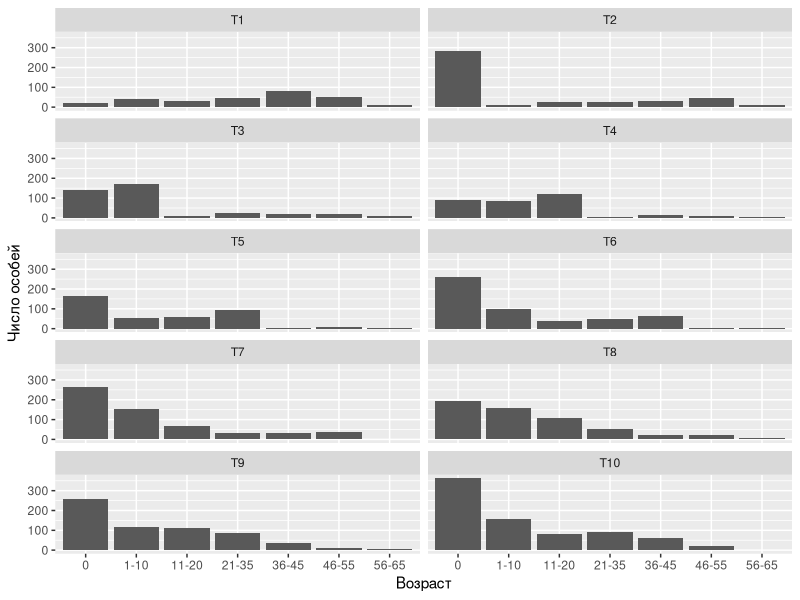
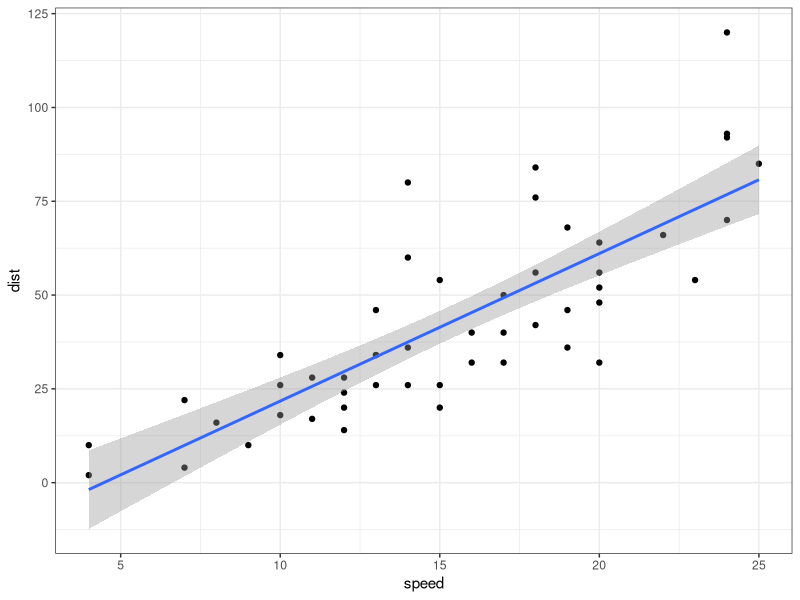
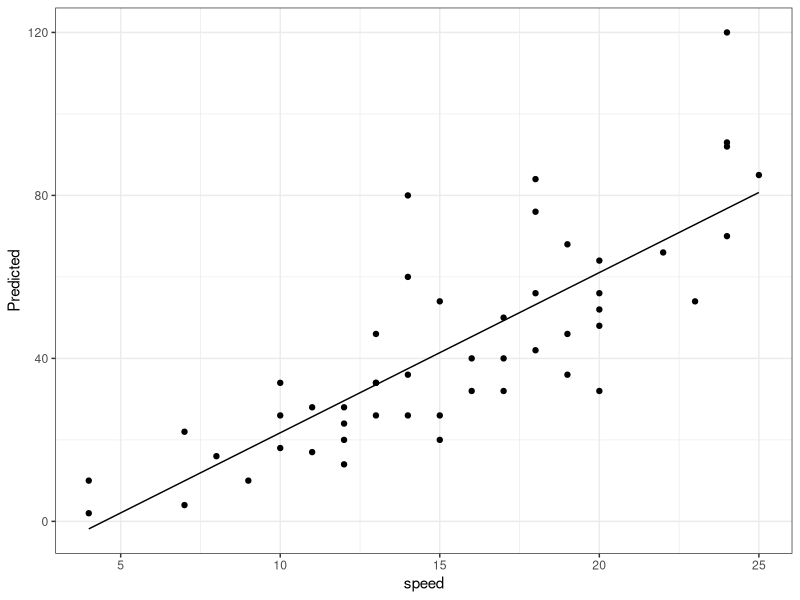
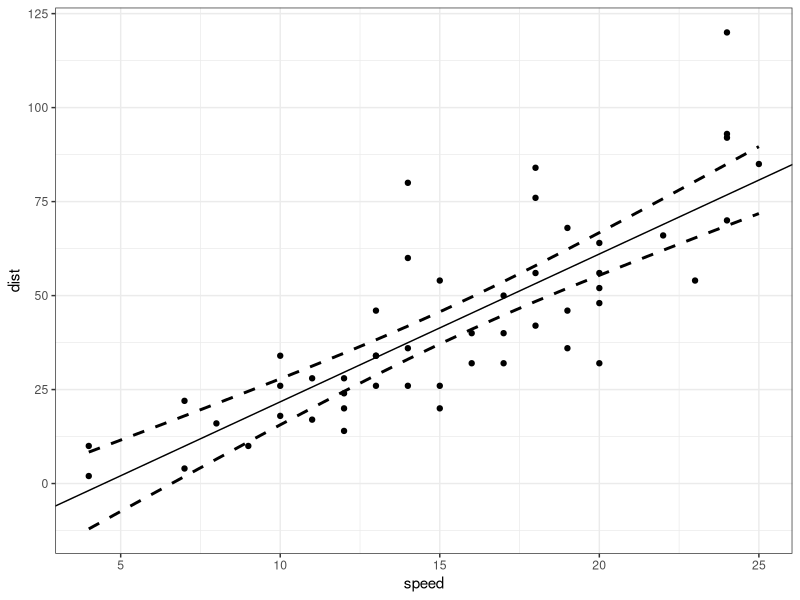
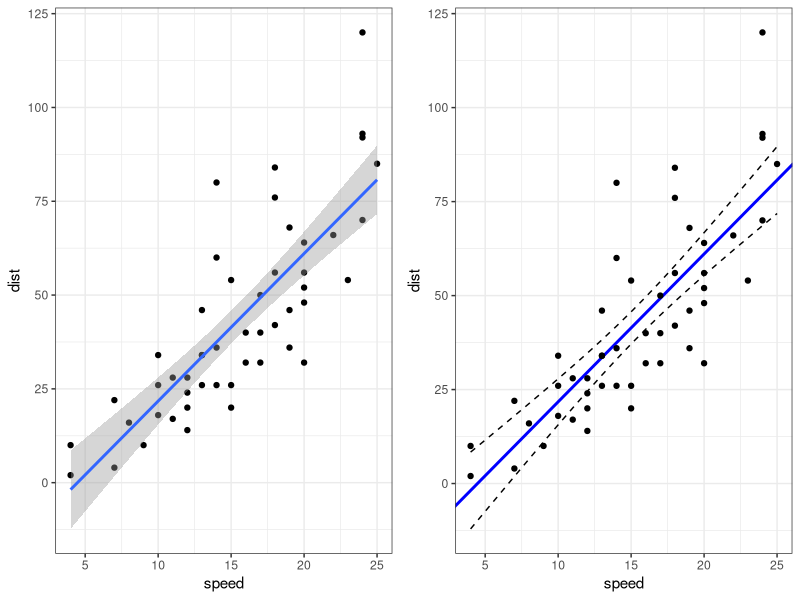

Reproduce these figures in R, in order.
## ---- chunk 1
# output options
options(width = 70, scipen = 6, digits = 3)
library(knitr)
# chunk default options
opts_chunk$set(fig.align='center', tidy = FALSE, fig.width = 7, fig.height = 3, warning = FALSE)
## ---- chunk 2
t1 <- c(100, 10, 5, 1)
t1
## ---- chunk 3
lesley <- matrix(c(c(0, 0, 10, 20), c(0.1, 0, 0, 0), c(0, 0.5, 0, 0), c(0, 0, 0.3, 0)), nrow = 4, byrow = T)

lesley
## ---- chunk 4
lesley %*% t1
## ---- chunk 5
matrix(1:12, ncol = 3, byrow = TRUE)
## ---- chunk 6
diag(rep(1,5))
## ---- chunk 7
A <- matrix(1:12, ncol = 3)
A
## ---- chunk 8
B <- t(A)
B
## ---- chunk 9
A + 4
## ---- chunk 10
A + A
## ---- chunk 11
Large <- data.frame(Sp1 = round(rnorm(5, 10, 2)), Sp2 = round(rnorm(5, 10, 3)), Sp3 = round(rnorm(5, 10, 2))) 

rownames(Large) <- c("Sample1", "Sample2", "Sample3", "Sample4", "Sample5" )

Small <- data.frame(Sp1 = round(rnorm(5, 50, 5)), Sp2 = round(rnorm(5, 50, 5)), Sp3 = round(rnorm(5, 50, 5))) 

rownames(Small) <- c("Sample1", "Sample2", "Sample3", "Sample4", "Sample5" )
## ---- chunk 12
Large
Small
## ---- chunk 13
Large + Small
## ---- chunk 14
A * 4
## ---- chunk 15
A * c(10, 11, 12, 13)
## ---- chunk 16
Rpocessed_portion <- c(1, 1, 1/2, 1/3, 1/4)
Processed_Factor <- 1/Rpocessed_portion
## ---- chunk 17
Small * Processed_Factor
## ---- chunk 18
N <- c(20, 40, 32, 45, 80, 50, 10)
Fert <- c( 0,  0,   1,   2,   2,   0,   0)
t(N) %*% (Fert)

## ---- chunk 19
A %*% B

## ---- chunk 20
A %*% t(A)
## ---- chunk 21
M1 <- matrix(c(1, 2, 3, 4, 5, 6), byrow = T, ncol = 3)
M2 <-  matrix(7:12, byrow = T, ncol = 2)
M1 %*% M2  
## ---- chunk 22
T1 <- c(20, 40, 32, 45, 80, 50, 10)
Age <- c("0", "1-10", "11-20", "21-35", "36-45", "46-55", "56-65")
Pop <- data.frame(Age, T1)
## ---- chunk 23
Pop

## ---- chunk 24
Lesl <- matrix(
c( 0,  0,   1,   2,   2,   0,   0,
  0.6, 0,   0,   0,   0,   0,   0,
   0,  0.7, 0,   0,   0,   0,   0, 
   0,  0,   0.8, 0,   0,   0,   0,
   0,  0,   0,   0.7, 0,   0,   0,
   0,  0,   0,   0,   0.6, 0,   0,
   0, 0,    0,   0,   0,  0.2, 0  ),
byrow = T, 
ncol = 7)
Lesl
## ---- chunk 25
Pop$T2 <- as.vector( Lesl %*% (Pop$T1 ))
Pop$T3 <- as.vector( Lesl %*% (Pop$T2 ))
Pop$T4 <- as.vector( Lesl %*% (Pop$T3 ))
Pop$T5 <- as.vector( Lesl %*% (Pop$T4 ))
Pop$T6 <- as.vector( Lesl %*% (Pop$T5 ))
Pop$T7 <- as.vector( Lesl %*% (Pop$T6 ))
Pop$T8 <- as.vector( Lesl %*% (Pop$T7 ))
Pop$T9 <- as.vector( Lesl %*% (Pop$T8 ))
Pop$T10 <- as.vector( Lesl %*% (Pop$T9 ))

## ---- chunk 26
library(ggplot2)
library(reshape)
Pop2 <- melt(Pop)
ggplot(Pop2, aes(x=Age, y = value)) + geom_bar(stat = "identity") + facet_wrap(~variable, ncol = 2) + labs(x = "Возраст", y = "Число особей")
## ---- chunk 27
brain <- read.csv("data/IQ_brain.csv", header = TRUE)
br <- brain[complete.cases(brain), -1]
br <- as.matrix(br)
br_scaled <- scale(br) #Стандартизуем значения

t(br_scaled) %*% br_scaled / (nrow(br_scaled) - 1) 

## ---- chunk 28
B <- matrix(1:24, ncol = 4)
C <- matrix(1:12, ncol = 3)

B %*% C
## ---- chunk 29
C %*% t(C)
## ---- chunk 30
t(C) %*% C
## ---- chunk 31
B <- matrix(1:9, ncol = 3)
C <- matrix(11:19, ncol = 3)

B %*%  C

C %*% B
## ---- chunk 32
t(B %*% C)
## ---- chunk 33
t(C) %*% t(B)
## ---- chunk 34
B %*% t(B)
## ---- chunk 35
t(B) %*% B

## ---- chunk 36
det(B)
## ---- chunk 37
BB <- t(B) %*% B
det(BB)
## ---- chunk 38
X <- matrix(c(seq(1, 8),10), nrow = 3, byrow = T)
X

## ---- chunk 39
det(X)

## ---- chunk 40
solve(X)
## ---- chunk 41
round(solve(X) %*% X )

## ---- chunk 42
Coef <- matrix(c(1 , 2 , 3 ,
         4 , 5 , 6 ,
         7 , 8 , 10), byrow = T, ncol = 3)
Val <- c(2,4,10)

solve(Coef) %*% Val
## ---- chunk 43
round(1*3.33 + 2*-6.67 + 3*4.00)
round(4*3.33 + 5*-6.67 + 6*4.00)
round(7*3.33 + 8*-6.67 + 10*4.00)


## ---- chunk 44
data(cars)
Mod <- lm(dist ~ speed, data = cars)
summary(Mod)

## ---- chunk 45
coefficients(Mod)
## ---- chunk 46
library(ggplot2)
theme_set(theme_bw())
ggplot(cars, aes(x = speed, y = dist)) + geom_point() + geom_smooth(method = "lm")

## ---- chunk 47
X <- model.matrix(~speed, data = cars)
Y <- cars$dist
betas <- solve(t(X) %*% X) %*% (t(X) %*% Y)
betas

## ---- chunk 48
MyData <- data.frame(speed = seq(min(cars$speed), max(cars$speed)))
head(MyData)
## ---- chunk 49
X2 <- model.matrix( ~ speed, data = MyData)
head(X2)

## ---- chunk 50
MyData$Predicted <- X2 %*% betas
## ---- chunk 51
library(ggplot2)
ggplot(MyData, aes(x = speed, y = Predicted)) + geom_line() + geom_point(data = cars, aes(x = speed, y = dist))
## ---- chunk 52
vcov(Mod)
## ---- chunk 53


predict_values <- X %*% betas

resid_values <- cars$dist - predict_values

s2 <- sum(resid_values^2)/(length(resid_values) - length(betas))

s2
## ---- chunk 54
covbetas <- s2 * solve(t(X) %*% X)
covbetas
## ---- chunk 55
# Вычисляем стандартные отшибки путем перемножения матриц
  MyData$se <- sqrt(diag(X2 %*% covbetas %*% t(X2)))

# Вычисляем доверительные интервалы
MyData$CiUp  <- MyData$Predicted + 1.96 *MyData$se

MyData$CiLow  <- MyData$Predicted - 1.96 *MyData$se

## ---- chunk 56
ggplot(MyData, aes(x = speed, y = predicted)) + 
  geom_line(aes(x = speed, y = CiUp), 
            linetype = 2, size = 1) + 
  geom_line(aes(x = speed, y = CiLow), 
            linetype = 2, size = 1)+ 
  geom_abline(slope = betas[2], intercept = betas[1]) +
  geom_point(data = cars, aes(x = speed, y = dist)) +
  ylab("dist")
## ---- chunk 57
library(gridExtra)
Pl_gg <- ggplot(cars, aes(x = speed, y = dist)) + geom_point() + geom_smooth(method = "lm") 
Pl_hand <-ggplot(MyData, aes(x = speed, y = predicted)) +   geom_line(aes(x = speed, y = CiUp), linetype = 2, size = 0.5) + geom_line(aes(x = speed, y = CiLow), linetype = 2, size = 0.5) + geom_abline(slope = betas[2], intercept = betas[1], color = "blue", size=1) + geom_point(data = cars, aes(x = speed, y = dist)) + ylab("dist")

grid.arrange(Pl_gg, Pl_hand, ncol = 2)
